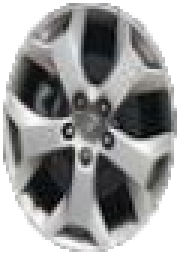
#> input picture 轮毂/基于深度学习的细粒度分类算法/ResNet 等卷积神经网络（CNN）改进版/006A.png, 60 x 85 px (shown 3 times larger)
$ python 'opencvsimm将所有的白色然后比上还有剪切，只保留圆的那部分.py'
#> lines starting #> are read from the running program, lines starting #| are printed output that depends on the picture; after the words box and inside, x2 and y2 are one past the last pixel; in counts of white or black regions, pixels touching at a corner belong together; long printed decimals are rounded
import matplotlib
matplotlib.use('TkAgg')
import matplotlib.pyplot as plt
import numpy as np
from PIL import Image
from skimage.metrics import structural_similarity as ssim
import cv2
from sklearn.cluster import KMeans

plt.rcParams['font.sans-serif'] = ['SimHei']  # 设置为支持中文的字体，如黑体
plt.rcParams['axes.unicode_minus'] = False  # 解决负号显示问题


def convert_to_square(image, size=70):
    # 将图像转换为灰度图以便处理
    gray_image = image.convert('L')
    # 将图像转换为 numpy 数组
    img_array = np.array(gray_image)

    # 找到非零像素的坐标
    rows, cols = np.nonzero(img_array)
    if len(rows) == 0 or len(cols) == 0:
        return Image.new("RGB", (size, size), (0, 0, 0))

    # 计算椭圆的边界
    min_row, max_row = np.min(rows), np.max(rows)
    min_col, max_col = np.min(cols), np.max(cols)
    # 计算椭圆的长短轴长度
    major_axis = max(max_row - min_row, max_col - min_col)
    minor_axis = min(max_row - min_row, max_col - min_col)

    # 计算缩放比例
    scale_ratio = major_axis / minor_axis if minor_axis != 0 else 1

    # 根据长短轴方向进行缩放
    if max_row - min_row > max_col - min_col:
        new_width = int(image.width * scale_ratio)
        resized_image = image.resize((new_width, image.height))
    else:
        new_height = int(image.height * scale_ratio)
        resized_image = image.resize((image.width, new_height))

    # 重新计算灰度图和非零像素坐标
    gray_resized = resized_image.convert('L')
    resized_array = np.array(gray_resized)
    rows, cols = np.nonzero(resized_array)

    # 再次计算椭圆的边界
    min_row, max_row = np.min(rows), np.max(rows)
    min_col, max_col = np.min(cols), np.max(cols)

    # 裁剪出包含椭圆的正方形区域
    left = min_col
    top = min_row
    right = max_col
    bottom = max_row
    cropped_image = resized_image.crop((left, top, right, bottom))

    # 调整图像大小为指定尺寸
    final_image = cropped_image.resize((size, size))

    # 只保留圆内的区域
    center = (size // 2, size // 2)
    radius = size // 2
    final_array = np.array(final_image)
    for y in range(size):
        for x in range(size):
            if (x - center[0]) ** 2 + (y - center[1]) ** 2 > radius ** 2:
                final_array[y, x] = [0, 0, 0]
    final_image = Image.fromarray(final_array)

    return final_image


def rotate_image_opencv(image, angle):
    # 将 PIL 图像转换为 OpenCV 格式
    img_array = np.array(image)
    height, width = img_array.shape[:2]
    # 计算旋转中心
    center = (width // 2, height // 2)
    # 获取旋转矩阵
    rotation_matrix = cv2.getRotationMatrix2D(center, angle, 1.0)
    # 进行旋转操作
    rotated_img_array = cv2.warpAffine(img_array, rotation_matrix, (width, height), borderMode=cv2.BORDER_REPLICATE)

    # 只保留圆内的区域
    size = min(width, height)
    center = (width // 2, height // 2)
    radius = size // 2
    for y in range(height):
        for x in range(width):
            if (x - center[0]) ** 2 + (y - center[1]) ** 2 > radius ** 2:
                rotated_img_array[y, x] = [0, 0, 0]

    # 将 OpenCV 图像转换回 PIL 格式
    rotated_image = Image.fromarray(rotated_img_array)
    return rotated_image


def calculate_ssim(image1, image2):
    img1_array = np.array(image1.convert('L'))
    img2_array = np.array(image2.convert('L'))
    return ssim(img1_array, img2_array)


def find_best_rotation_angle(image_path1, image_path2):
    image1 = Image.open(image_path1).convert('RGB')
    image2 = Image.open(image_path2).convert('RGB')

    # 转换为正圆（内切于正方形）
    square_image1 = convert_to_square(image1)
    square_image2 = convert_to_square(image2)

    max_similarity = -1
    best_angle = 0
    best_rotated_image2 = None

    # 细化旋转角度搜索，步长为 1 度
    for angle in np.arange(0, 100, 1):
        rotated_image2 = rotate_image_opencv(square_image2, angle)
        similarity = calculate_ssim(square_image1, rotated_image2)

        if similarity > max_similarity:
            max_similarity = similarity
            best_angle = angle
            best_rotated_image2 = rotated_image2

    print(f"图片 {image_path1} 和 {image_path2} 的最佳旋转角度为: {best_angle} 度")

    return square_image1, square_image2, best_rotated_image2, best_angle


def find_two_main_colors(image):
    """
    使用 K-Means 聚类找到图像中的两种主要颜色，将接近银白色的设为红色，黑色保持黑色
    """
    img = np.array(image)
    pixels = img.reshape(-1, 3)
    kmeans = KMeans(n_clusters=2, random_state=0).fit(pixels)
    labels = kmeans.labels_
    center1, center2 = kmeans.cluster_centers_

    # 计算两个聚类中心的平均亮度
    brightness1 = np.mean(center1)
    brightness2 = np.mean(center2)

    # 确定哪个聚类中心更接近银白色和黑色
    if brightness1 > brightness2:
        silver_center = center1
        black_center = center2
    else:
        silver_center = center2
        black_center = center1

    new_image = np.zeros_like(img)
    for i, label in enumerate(labels):
        if label == 0:
            if np.array_equal(kmeans.cluster_centers_[0], silver_center):
                new_image[i // img.shape[1], i % img.shape[1]] = [255, 0, 0]  # 接近银白色的设为红色
            else:
                new_image[i // img.shape[1], i % img.shape[1]] = [0, 0, 0]  # 黑色
        else:
            if np.array_equal(kmeans.cluster_centers_[1], silver_center):
                new_image[i // img.shape[1], i % img.shape[1]] = [255, 0, 0]  # 接近银白色的设为红色
            else:
                new_image[i // img.shape[1], i % img.shape[1]] = [0, 0, 0]  # 黑色

    return Image.fromarray(new_image.astype(np.uint8))


def extract_features(image):
    img = np.array(image).flatten()
    return img


def similarity(feature1, feature2):
    """
    计算参照物红色区域与旋转后红色区域的交集与它们的并集的比值
    """
    size = int(np.sqrt(len(feature1) / 3))
    feature1 = feature1.reshape(size, size, 3)
    feature2 = feature2.reshape(size, size, 3)

    # 找到红色区域
    red_area1 = np.all(feature1 == [255, 0, 0], axis=2)
    red_area2 = np.all(feature2 == [255, 0, 0], axis=2)

    # 计算交集
    intersection = np.logical_and(red_area1, red_area2).sum()

    # 计算并集
    union = np.logical_or(red_area1, red_area2).sum()

    if union == 0:
        return 0
    return intersection / union


image_pairs = [
    ('006A.png', '006A1.png'),
    ('004A.png', '004A1.png'),
    ('005A.png', '005B.png'),
    ('006A.png', '004A1.png'),
    ('004A.png', '005A.png'),
    ('005A.png', '006A.png')
]

for pair in image_pairs:
    image_path1, image_path2 = pair
    # 找到最佳旋转角度并获取处理后的图片
    square_image1, square_image2, best_rotated_image2, best_angle = find_best_rotation_angle(image_path1, image_path2)
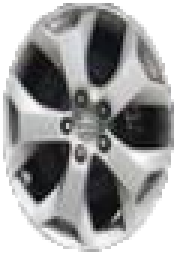
#> input picture 轮毂/基于深度学习的细粒度分类算法/ResNet 等卷积神经网络（CNN）改进版/006A1.png, 59 x 85 px (shown 3 times larger)
#> in convert_to_square, `rows, cols = np.nonzero(img_array)`: rows = 3935 values from 1 to 83; cols = 3935 values, max 58 at index 1595, min 1 at index 1424, mean 29.27
#> in convert_to_square, `min_row, max_row = np.min(rows), np.max(rows)`: min_row = 1; max_row = 83
#> in convert_to_square, `min_col, max_col = np.min(cols), np.max(cols)`: min_col = 1; max_col = 58
#> in convert_to_square, `major_axis = max(max_row - min_row, max_col - min_col)`: major_axis = 82
#> in convert_to_square, `minor_axis = min(max_row - min_row, max_col - min_col)`: minor_axis = 57
#> in convert_to_square, `scale_ratio = major_axis / minor_axis if minor_axis != 0 else 1`: scale_ratio = 1.44
#> in convert_to_square, `new_width = int(image.width * scale_ratio)`: new_width = 86
#> in convert_to_square, `rows, cols = np.nonzero(resized_array)`: rows = 5751 values from 1 to 83; cols = 5751 values, max 84 at index 2336, min 1 at index 2087, mean 42.19
#> in convert_to_square, `min_col, max_col = np.min(cols), np.max(cols)`: max_col = 84
#> in convert_to_square, `left = min_col`: left = 1
#> in convert_to_square, `right = max_col`: right = 84
#> in convert_to_square, `bottom = max_row`: bottom = 83
#> after the loop in convert_to_square, `for y in range(size):`:
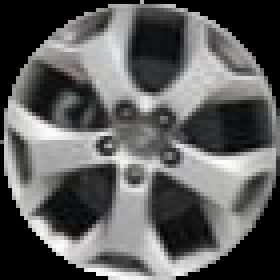
#> final_array: shape (70, 70, 3) (shown 4 times larger); mean R, G, B 93.3, 93.5, 93.3
#> call 2 of convert_to_square, with size = 70
#> in convert_to_square (call 2), `rows, cols = np.nonzero(img_array)`: rows = 3882 values from 1 to 83; cols = 3882 values, max 57 at index 1475, min 1 at index 1251, mean 28.74
#> in convert_to_square (call 2), `min_col, max_col = np.min(cols), np.max(cols)`: max_col = 57
#> in convert_to_square (call 2), `minor_axis = min(max_row - min_row, max_col - min_col)`: minor_axis = 56
#> in convert_to_square (call 2), `scale_ratio = major_axis / minor_axis if minor_axis != 0 else 1`: scale_ratio = 1.46
#> in convert_to_square (call 2), `rows, cols = np.nonzero(resized_array)`: rows = 5764 values from 1 to 83; cols = 5764 values, max 84 at index 2195, min 1 at index 1863, mean 42.13
#> in convert_to_square (call 2), `min_col, max_col = np.min(cols), np.max(cols)`: max_col = 84
#> after the loop in convert_to_square (call 2), `for y in range(size):`:
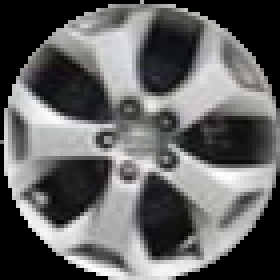
#> final_array: shape (70, 70, 3) (shown 4 times larger); mean R, G, B 98.7, 98.7, 98.7
#> the loop in find_best_rotation_angle, `for angle in np.arange(0, 100, 1):` made 100 passes
#> (similarity, max_similarity) on passes 1 to 10: (0.415, 0.415), (0.464, 0.464), (0.512, 0.512), (0.567, 0.567), (0.628, 0.628), (0.697, 0.697), (0.765, 0.765), (0.827, 0.827), (0.868, 0.868), (0.878, 0.878)
#> similarity on passes 11 to 16: 0.852, 0.799, 0.734, 0.666, 0.6, 0.54
#> after the loop in find_best_rotation_angle, `for angle in np.arange(0, 100, 1):`:
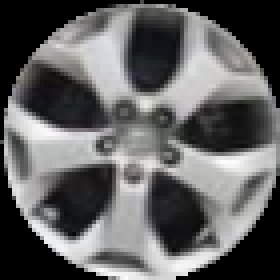
#> best_rotated_image2: PIL image 70x70 RGB (shown 4 times larger); mean R, G, B 97.7, 97.8, 97.8
#> after the loop in find_best_rotation_angle, `for angle in np.arange(0, 100, 1):`: best_angle = 9; max_similarity = 0.878
#| 图片 006A.png 和 006A1.png 的最佳旋转角度为: 9 度
#> best_angle = 9


    # 找到两种主要颜色并赋予黑色和红色
    colored_image1 = find_two_main_colors(square_image1)
#> in find_two_main_colors, `labels = kmeans.labels_`: labels = 4900 values, max 1 at index 0, min 0 at index 35, mean 0.538
#> in find_two_main_colors, `center1, center2 = kmeans.cluster_centers_`: center1 = [169.5, 169.3, 168.5]; center2 = [27.91, 28.4, 28.64]
#> in find_two_main_colors, `brightness1 = np.mean(center1)`: brightness1 = 169.1
#> in find_two_main_colors, `brightness2 = np.mean(center2)`: brightness2 = 28.32
#> in find_two_main_colors, `silver_center = center1`: silver_center = [169.5, 169.3, 168.5]
#> in find_two_main_colors, `black_center = center2`: black_center = [27.91, 28.4, 28.64]
#> the loop in find_two_main_colors, `for i, label in enumerate(labels):` made 4900 passes
#> label on passes 1 to 3: 1, 1, 1
    colored_image2 = find_two_main_colors(square_image2)
#> in find_two_main_colors (call 2), `labels = kmeans.labels_`: labels = 4900 values, max 1 at index 0, min 0 at index 35, mean 0.516
#> in find_two_main_colors (call 2), `center1, center2 = kmeans.cluster_centers_`: center1 = [176.6, 176.6, 176.1]; center2 = [25.9, 25.99, 26.48]
#> in find_two_main_colors (call 2), `brightness1 = np.mean(center1)`: brightness1 = 176.5
#> in find_two_main_colors (call 2), `brightness2 = np.mean(center2)`: brightness2 = 26.12
#> in find_two_main_colors (call 2), `silver_center = center1`: silver_center = [176.6, 176.6, 176.1]
#> in find_two_main_colors (call 2), `black_center = center2`: black_center = [25.9, 25.99, 26.48]
#> the loop in find_two_main_colors (call 2), `for i, label in enumerate(labels):` made 4900 passes
#> after the loop in find_two_main_colors (call 2), `for i, label in enumerate(labels):`:
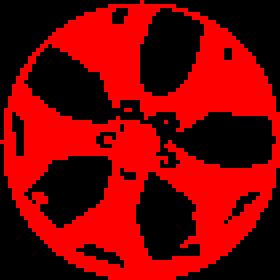
#> new_image: shape (70, 70, 3) (shown 4 times larger); mean of channels 0, 1, 2 123.4, 0, 0; drawn as R, G, B
    colored_rotated_image2 = find_two_main_colors(best_rotated_image2)
#> in find_two_main_colors (call 3), `labels = kmeans.labels_`: labels = 4900 values, max 1 at index 0, min 0 at index 100, mean 0.516
#> in find_two_main_colors (call 3), `center1, center2 = kmeans.cluster_centers_`: center1 = [173.4, 173.3, 172.8]; center2 = [26.67, 26.77, 27.26]
#> in find_two_main_colors (call 3), `brightness1 = np.mean(center1)`: brightness1 = 173.2
#> in find_two_main_colors (call 3), `brightness2 = np.mean(center2)`: brightness2 = 26.9
#> in find_two_main_colors (call 3), `silver_center = center1`: silver_center = [173.4, 173.3, 172.8]
#> in find_two_main_colors (call 3), `black_center = center2`: black_center = [26.67, 26.77, 27.26]
#> after the loop in find_two_main_colors (call 3), `for i, label in enumerate(labels):`:
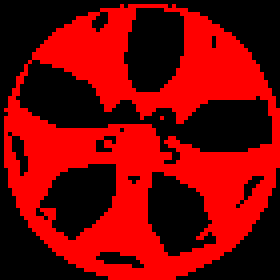
#> new_image: shape (70, 70, 3) (shown 4 times larger); mean of channels 0, 1, 2 123.5, 0, 0; drawn as R, G, B

    # 提取特征
    feature1 = extract_features(colored_image1)
#> in extract_features, `img = np.array(image).flatten()`: img = 14700 values, max 255 at index 105, min 0 at index 0, mean 39.27
#> feature1 has the same summary as img in extract_features
    feature2 = extract_features(colored_image2)
#> feature2 = 14700 values, max 255 at index 105, min 0 at index 0, mean 41.13
    feature2_rotated = extract_features(colored_rotated_image2)
#> feature2_rotated = 14700 values, max 255 at index 300, min 0 at index 0, mean 41.16

    # 计算相似度
    similarity_before_rotation = similarity(feature1, feature2)
#> in similarity, `size = int(np.sqrt(len(feature1) / 3))`: size = 70
#> in similarity, `red_area1 = np.all(feature1 == [255, 0, 0], axis=2)`: red_area1: shape (70, 70) bool; 46.2% white; 3 white regions (2 under 20 px), largest, box (x1, y1, x2, y2) and area: (0, 0, 70, 70) 2261
#> in similarity, `red_area2 = np.all(feature2 == [255, 0, 0], axis=2)`: red_area2: shape (70, 70) bool; 48.4% white; 3 white regions (2 under 20 px), largest, box (x1, y1, x2, y2) and area: (0, 0, 70, 70) 2368
#> in similarity, `intersection = np.logical_and(red_area1, red_area2).sum()`: intersection = 1793
#> in similarity, `union = np.logical_or(red_area1, red_area2).sum()`: union = 2842
#> similarity_before_rotation = 0.631
    similarity_after_rotation = similarity(feature1, feature2_rotated)
#> in similarity (call 2), `red_area2 = np.all(feature2 == [255, 0, 0], axis=2)`:
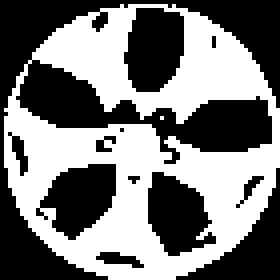
#> red_area2: shape (70, 70) bool (shown 4 times larger); 48.4% white; 2 white regions (1 under 20 px), largest, box (x1, y1, x2, y2) and area: (1, 1, 70, 70) 2372
#> in similarity (call 2), `intersection = np.logical_and(red_area1, red_area2).sum()`: intersection = 2165
#> in similarity (call 2), `union = np.logical_or(red_area1, red_area2).sum()`: union = 2472
#> similarity_after_rotation = 0.876

    print(f"旋转前 {image_path1} 和 {image_path2} 的相似度: {similarity_before_rotation}")
#| 旋转前 006A.png 和 006A1.png 的相似度: 0.6309
    print(f"旋转 {best_angle} 度后 {image_path1} 和 {image_path2} 的相似度: {similarity_after_rotation}")
#| 旋转 9 度后 006A.png 和 006A1.png 的相似度: 0.8758

    # 显示图片
    fig, axes = plt.subplots(3, 3, figsize=(15, 15))
    axes[0, 0].imshow(np.array(square_image1))
    axes[0, 0].set_title(image_path1)
    axes[0, 1].imshow(np.array(square_image2))
    axes[0, 1].set_title(image_path2)
    axes[0, 2].imshow(np.array(best_rotated_image2))
    axes[0, 2].set_title(f"{image_path2} 旋转 {best_angle} 度后")

    axes[1, 0].imshow(np.array(colored_image1))
    axes[1, 0].set_title(f"{image_path1} 颜色处理后")
    axes[1, 1].imshow(np.array(colored_image2))
    axes[1, 1].set_title(f"{image_path2} 颜色处理后")
    axes[1, 2].imshow(np.array(colored_rotated_image2))
    axes[1, 2].set_title(f"{image_path2} 旋转 {best_angle} 度颜色处理后")

    axes[2, 0].imshow(np.array(Image.fromarray(feature1.reshape(colored_image1.size[1], colored_image1.size[0], 3))), cmap='gray')
    axes[2, 0].set_title(f"{image_path1} 特征可视化")
    axes[2, 1].imshow(np.array(Image.fromarray(feature2.reshape(colored_image2.size[1], colored_image2.size[0], 3))), cmap='gray')
    axes[2, 1].set_title(f"{image_path2} 特征可视化")
    axes[2, 2].imshow(np.array(Image.fromarray(feature2_rotated.reshape(colored_rotated_image2.size[1], colored_rotated_image2.size[0], 3))), cmap='gray')
    axes[2, 2].set_title(f"{image_path2} 旋转 {best_angle} 度特征可视化")

    for ax in axes.flat:
        ax.axis('off')

    plt.show()
#> pass 2 of the loop `for pair in image_pairs:`:
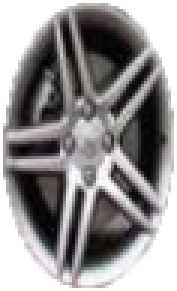
#> input picture 轮毂/基于深度学习的细粒度分类算法/ResNet 等卷积神经网络（CNN）改进版/004A.png, 59 x 97 px (shown 3 times larger)
#> image1: PIL image 59x97 RGB
#> image2: PIL image 47x87 RGB
#> gray_image: PIL image 59x97 L
#> in convert_to_square (call 3), `rows, cols = np.nonzero(img_array)`: rows = 4561 values from 0 to 96; cols = 4561 values, max 58 at index 1608, min 0 at index 1896, mean 29.2
#> min_row = 0; max_row = 96
#> in convert_to_square (call 3), `min_col, max_col = np.min(cols), np.max(cols)`: min_col = 0; max_col = 58
#> major_axis = 96
#> minor_axis = 58
#> scale_ratio = 1.66
#> new_width = 97
#> resized_image: PIL image 97x97 RGB
#> gray_resized: PIL image 97x97 L
#> in convert_to_square (call 3), `rows, cols = np.nonzero(resized_array)`: rows = 7637 values from 0 to 96; cols = 7637 values, max 96 at index 2708, min 0 at index 3186, mean 48.31
#> in convert_to_square (call 3), `min_col, max_col = np.min(cols), np.max(cols)`: max_col = 96
#> left = 0
#> right = 96
#> cropped_image: PIL image 96x96 RGB
#> after the loop in convert_to_square (call 3), `for y in range(size):`:
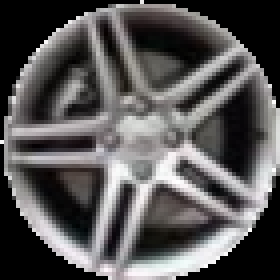
#> final_array: shape (70, 70, 3) (shown 4 times larger); mean R, G, B 88.1, 86.3, 86.4
#> gray_image: PIL image 47x87 L
#> resized_image: PIL image 89x87 RGB
#> gray_resized: PIL image 89x87 L
#> cropped_image: PIL image 86x84 RGB
#> the loop in find_best_rotation_angle (call 2), `for angle in np.arange(0, 100, 1):` made 100 passes
#> (similarity, max_similarity) on pass 1: (0.29, 0.29)
#> pass 2, in rotate_image_opencv (call 102), `rotated_img_array = cv2.warpAffine(img_array, rotation_matrix, (width,..`:
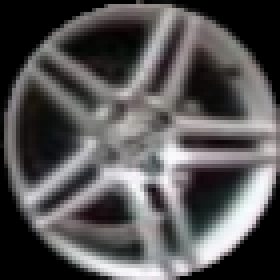
#> rotated_img_array: shape (70, 70, 3) (shown 4 times larger); mean R, G, B 85.5, 83.7, 84.1
#| 图片 004A.png 和 004A1.png 的最佳旋转角度为: 40 度
#| 旋转前 004A.png 和 004A1.png 的相似度: 0.5046
#| 旋转 40 度后 004A.png 和 004A1.png 的相似度: 0.6527
